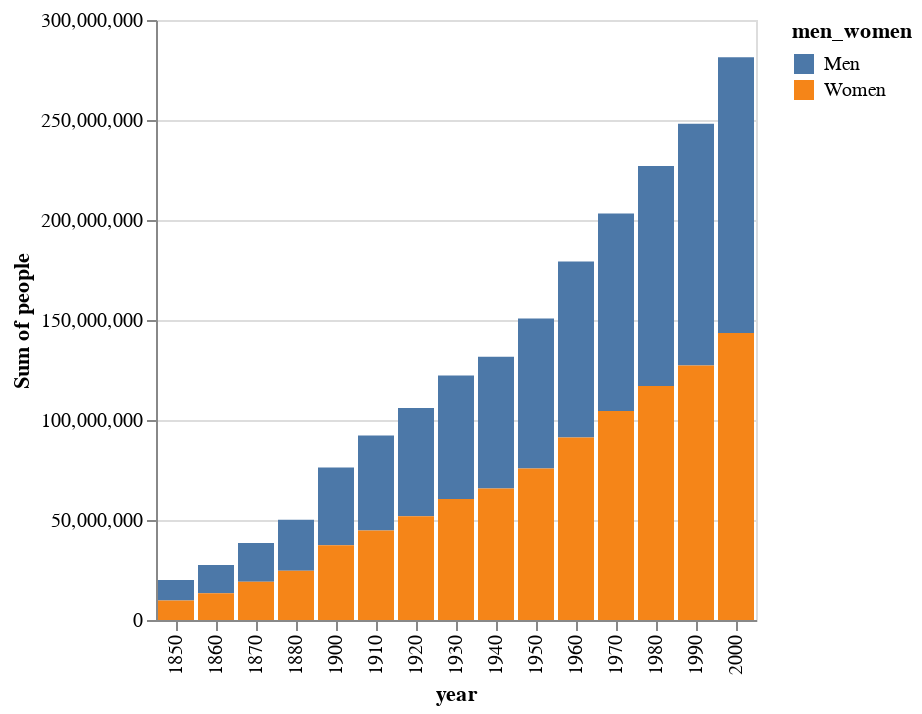

Notebook code cell kept with this figure:
### Markdown cell above
Потенциальным непонятным местом может быть наличие слова"datum": но это просто установленное в Vega обозначением строк данных.

Если вы предпочитаете использовать выражения на Python, Altair предоставляет API и для этого:

### Code cell
from altair.expr import datum, if_

alt.Chart(population).mark_bar().encode(
    x='year:O',
    y='sum(people):Q',
    color='men_women:N'
).transform_calculate(
    men_women=if_(datum.sex == 1, "Men", "Women")
)

### Figure 1 — Vega-Lite specification as saved in the notebook (floating-point values rounded to 4 significant figures; data arrays with more than 128 entries replaced by an {"elided": "..."} marker saying what was removed)
{"config": {"view": {"continuousWidth": 400, "continuousHeight": 300}}, "data": {"name": "data-45e35b5faa42c7034b347e8bcfc8b805"}, "mark": "bar", "encoding": {"color": {"field": "men_women", "type": "nominal"}, "x": {"field": "year", "type": "ordinal"}, "y": {"aggregate": "sum", "field": "people", "type": "quantitative"}}, "transform": [{"calculate": "if((datum.sex === 1),'Men','Women')", "as": "men_women"}], "$schema": "https://vega.github.io/schema/vega-lite/v4.17.0.json", "datasets": {"data-45e35b5faa42c7034b347e8bcfc8b805": {"elided": "570 records"}}}
